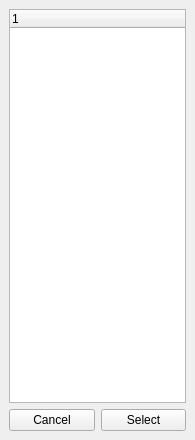
<?xml version="1.0" encoding="UTF-8"?>
<ui version="4.0">
 <class>MainWindow</class>
 <widget class="QMainWindow" name="MainWindow">
  <property name="geometry">
   <rect>
    <x>0</x>
    <y>0</y>
    <width>195</width>
    <height>440</height>
   </rect>
  </property>
  <property name="windowTitle">
   <string>MainWindow</string>
  </property>
  <widget class="QWidget" name="centralwidget">
   <layout class="QVBoxLayout" name="verticalLayout_2">
    <item>
     <widget class="QTreeWidget" name="treeWidget">
      <column>
       <property name="text">
        <string notr="true">1</string>
       </property>
      </column>
     </widget>
    </item>
    <item>
     <layout class="QHBoxLayout" name="horizontalLayout">
      <property name="topMargin">
       <number>0</number>
      </property>
      <item>
       <widget class="QPushButton" name="cancelBtn">
        <property name="text">
         <string>Cancel</string>
        </property>
       </widget>
      </item>
      <item>
       <widget class="QPushButton" name="selectBtn">
        <property name="text">
         <string>Select</string>
        </property>
       </widget>
      </item>
     </layout>
    </item>
   </layout>
  </widget>
 </widget>
 <resources/>
 <connections/>
</ui>
